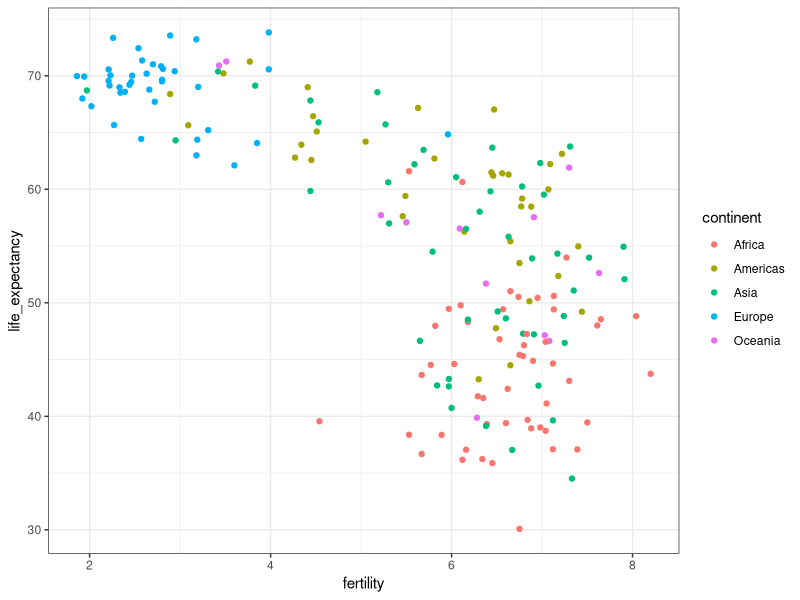
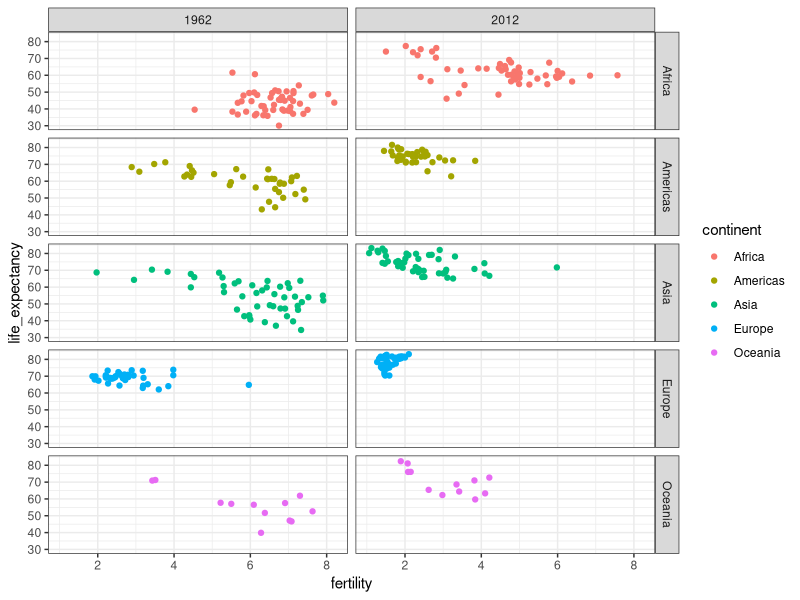
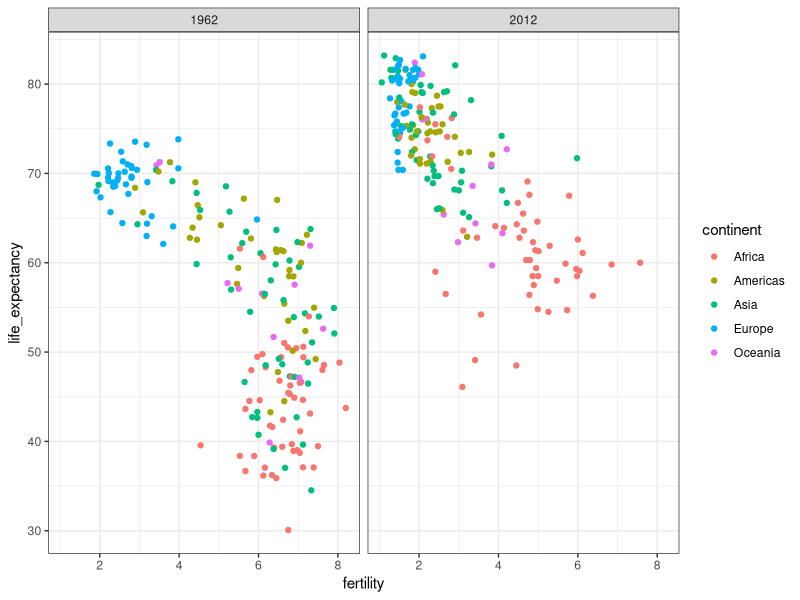
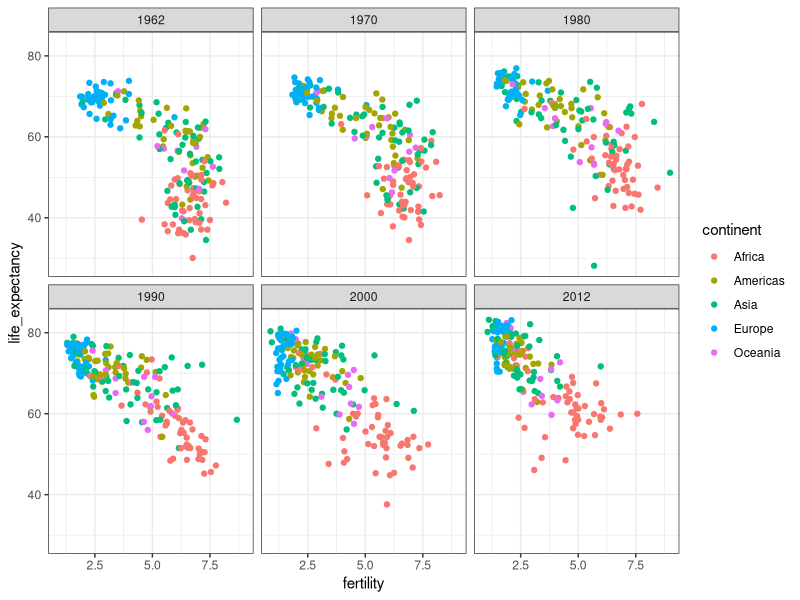
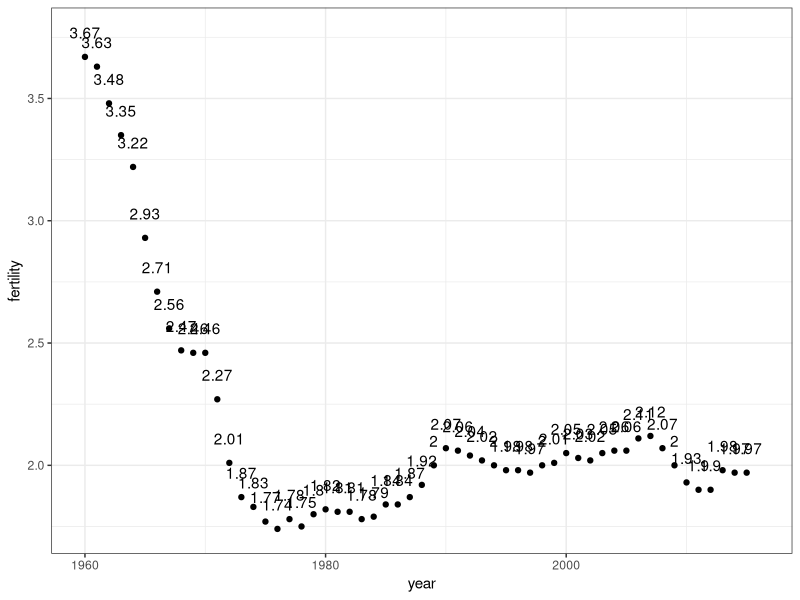
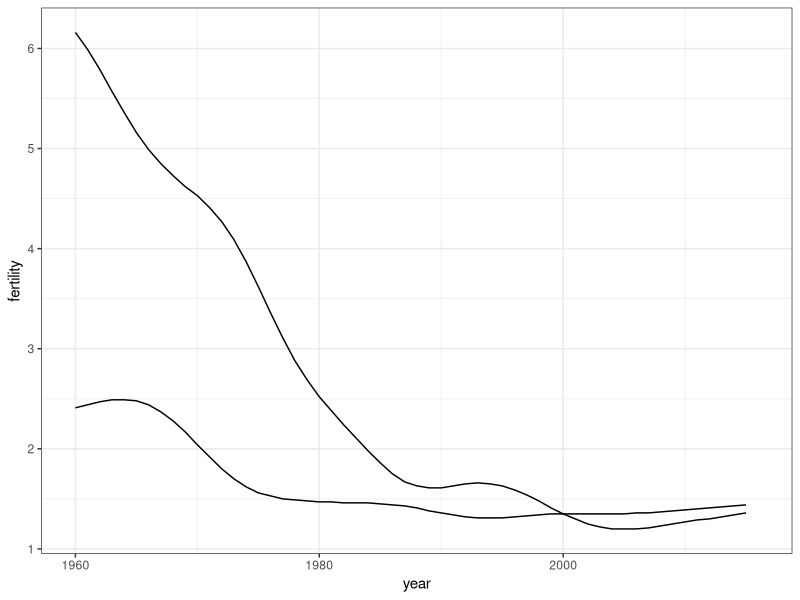
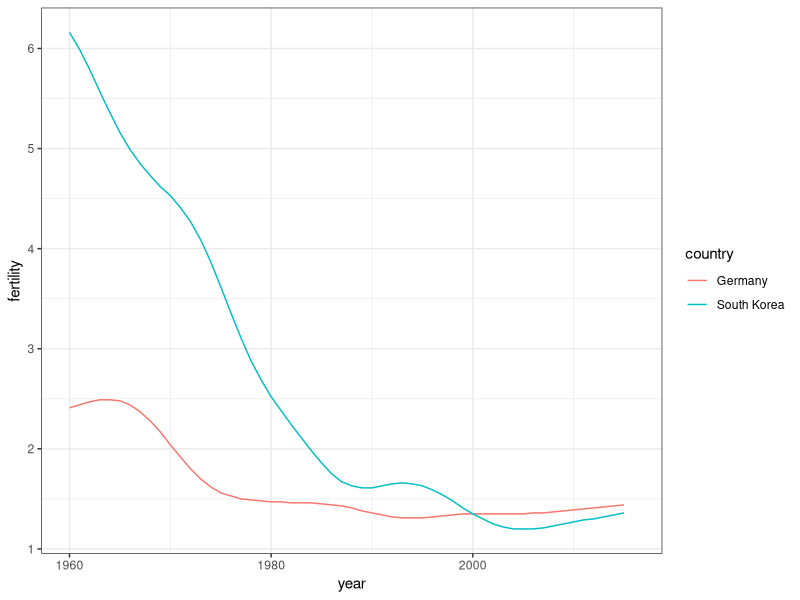
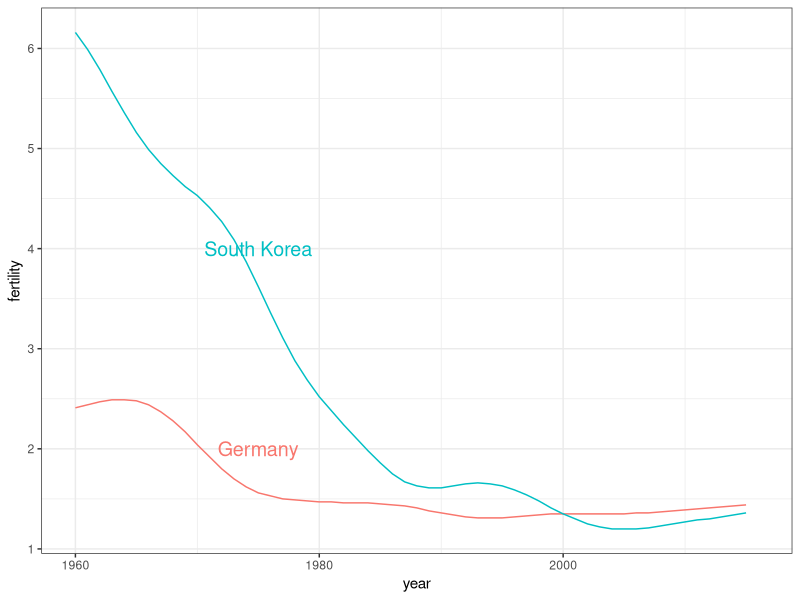

Reproduce these figures in R, in order.

library(dslabs)

data("gapminder")

head(gapminder)

library(ggplot2())

ds_theme_set()

library(tidyverse)

# Plot the fertility vs. life expectency in 1962
filter(gapminder, year== 1962) %>% ggplot(aes(fertility, life_expectancy, color = continent)) + geom_point()


# Use facet to generate this for 1962 and 2012
filter(gapminder, year %in% c(1962, 2012) ) %>% ggplot(aes(fertility, life_expectancy, color = continent)) + geom_point() + 
  facet_grid(continent~year)

# Grid
filter(gapminder, year %in% c(1962, 2012) ) %>% ggplot(aes(fertility, life_expectancy, color = continent)) + geom_point() + 
  facet_grid(.~year)

# Facet Wrap
filter(gapminder, year %in% c(1962, 1970, 1980, 1990, 2000, 2012) ) %>% 
  ggplot(aes(fertility, life_expectancy, color = continent)) + 
  geom_point() + 
  facet_wrap(~year)


############# TIME SERIES PLOTS ####################


view(gapminder)


filter(gapminder, country %in% c("United States") ) %>% ggplot(aes(year, fertility, label = fertility)) + 
  geom_point() + 
  geom_text(nudge_y = 0.1 )

countries <- c("Germany", "South Korea")
filter(gapminder, country %in% countries) %>% ggplot(aes(year, fertility, label = fertility, group = country)) + 
  geom_line()

filter(gapminder, country %in% countries) %>% ggplot(aes(year, fertility, label = fertility, col = country)) + 
  geom_line()

# Create labels for series
labels <- data.frame(country = countries, x = c(1975, 1975), y = c(2, 4) )

filter(gapminder, country %in% countries) %>% ggplot(aes(year, fertility, label = fertility, col = country)) + 
  geom_line() + 
  geom_text( data = labels, aes(x, y, label = country), size = 5 ) + 
  theme( legend.position = "none")


labels <- data.frame(country = countries, x = c(1965, 1975), y = c(72, 60) )

filter(gapminder, country %in% countries) %>% ggplot(aes(year, life_expectancy, col = country, group = country)) + 
  geom_line() +
  geom_text( data = labels, aes(x, y, label = country), size = 5 ) +
  theme( legend.position = "none")


############# TRANSFORMATIONS ####################

gapminder <- gapminder %>% mutate(dollars_per_day = gdp / population / 365)

past_year <- 1970

gapminder %>% filter(year == past_year & !is.na(gdp))  %>%
  ggplot(aes(dollars_per_day)) + 
  geom_histogram(binwidth = 1, col = "black")

# Convert the dollars per day into a log2 for plotting on a log scale
gapminder %>% filter(year == past_year & !is.na(gdp))  %>%
  ggplot(aes( log2(dollars_per_day) ) ) + 
  geom_histogram(binwidth = 1, col = "black")

# Dont convert the value but plot it on a log scale
gapminder %>% filter(year == past_year & !is.na(gdp))  %>%
  ggplot(aes( dollars_per_day ) ) + 
  geom_histogram(binwidth = 1, col = "black") + 
  scale_x_continuous(trans = "log2")


############# BOX PLOTS ####################

gapminder %>% filter(year == past_year & !is.na(gdp))  %>%
  ggplot(aes(region, dollars_per_day ) ) + 
  geom_boxplot()

# Fix the horizontal axis lables
gapminder %>% filter(year == past_year & !is.na(gdp))  %>%
  ggplot(aes(region, dollars_per_day ) ) + 
  geom_boxplot() + 
  theme (axis.text.x = element_text(angle = 90, hjust = 1))


# Order by regions
gapminder %>% filter(year == past_year & !is.na(gdp))  %>%
  mutate(region = reorder(region, dollars_per_day, FUN = median)) %>% 
  ggplot(aes(region, dollars_per_day, fill = continent ) ) + 
  geom_boxplot() + 
  theme (axis.text.x = element_text(angle = 90, hjust = 1))


# Change to log scale
# Order by regions
gapminder %>% filter(year == past_year & !is.na(gdp))  %>%
  mutate(region = reorder(region, dollars_per_day, FUN = median)) %>% 
  ggplot(aes(region, dollars_per_day, fill = continent ) ) + 
  geom_boxplot() + 
  theme (axis.text.x = element_text(angle = 90, hjust = 1))

# change to log scale
gapminder %>% filter(year == past_year & !is.na(gdp))  %>%
  mutate(region = reorder(region, dollars_per_day, FUN = median)) %>% 
  ggplot(aes(region, dollars_per_day, fill = continent ) ) + 
  geom_boxplot() + 
  theme (axis.text.x = element_text(angle = 90, hjust = 1)) + 
  scale_y_continuous(trans = "log2")

# change to log scale
gapminder %>% filter(year == past_year & !is.na(gdp))  %>%
  mutate(region = reorder(region, dollars_per_day, FUN = median)) %>% 
  ggplot(aes(region, dollars_per_day, fill = continent ) ) + 
  geom_boxplot() + 
  theme (axis.text.x = element_text(angle = 90, hjust = 1)) + 
  scale_y_continuous(trans = "log2") + 
  geom_point(show.legend = FALSE)
  
  
  
############# COMPARING DISTRIBUTIONS ####################

west <- c("Western Europe", "Northern Europe", "Southern Europe", "Northern America", "Australia and New Zealand")

gapminder %>% filter(year == past_year & !is.na(gdp))  %>%
  mutate (group = ifelse(region %in% west, "West", "Developing") ) %>%
  ggplot(aes( dollars_per_day ) ) + 
  geom_histogram(binwidth = 1, col = "black") + 
  scale_x_continuous(trans = "log2") + 
  facet_grid(. ~ group)

# Compare aginst past and present

past_year <- 1970
present_year <- 2010

gapminder %>% filter(year %in% c(past_year, present_year) )  %>%
  mutate (group = ifelse(region %in% west, "West", "Developing") ) %>%
  ggplot(aes( dollars_per_day ) ) + 
  geom_histogram(binwidth = 1, col = "black") + 
  scale_x_continuous(trans = "log2") + 
  facet_grid(year ~ group)

# Compare onlt countries that exist in both years
countries1970 <- gapminder %>% filter(year %in% c(past_year) )  %>% .$country
countries2010 <- gapminder %>% filter(year %in% c(present_year) )  %>% .$country

country_list <- intersect(countries1970, countries2010)

gapminder %>% filter(year %in% c(past_year, present_year) & country %in% country_list)  %>%
  mutate (group = ifelse(region %in% west, "West", "Developing") ) %>%
  ggplot(aes( dollars_per_day ) ) + 
  geom_histogram(binwidth = 1, col = "black") + 
  scale_x_continuous(trans = "log2") + 
  facet_grid(year ~ group)

# Plot two box plots
gapminder %>% filter(year %in% c(past_year, present_year) & country %in% country_list)  %>%
  mutate(region = reorder(region, dollars_per_day, FUN = median)) %>% 
  ggplot(aes(region, dollars_per_day, fill = continent ) ) + 
  geom_boxplot() + 
  theme (axis.text.x = element_text(angle = 90, hjust = 1)) + 
  scale_y_continuous(trans = "log2") + 
  geom_point(show.legend = FALSE) + 
  facet_grid(year ~ .)

# Instead of 2 plots, plot two points in the same chart
gapminder %>% filter(year %in% c(past_year, present_year) & country %in% country_list)  %>%
  mutate(region = reorder(region, dollars_per_day, FUN = median)) %>% 
  ggplot(aes(region, dollars_per_day, fill = factor(year) ) ) + 
  geom_boxplot() + 
  theme (axis.text.x = element_text(angle = 90, hjust = 1)) + 
  scale_y_continuous(trans = "log2")  +
  geom_point(show.legend = FALSE)

############# DENSITY PLOTS ####################

# Plot Developing vs. West on a density plot
gapminder %>% filter(year %in% c(past_year, present_year) & country %in% country_list)  %>%
  mutate (group = ifelse(region %in% west, "West", "Developing") ) %>%
  ggplot(aes(x = dollars_per_day, y = ..count.. , fill = group)) + 
  scale_x_continuous(trans = "log2")  +
  geom_density(alpha = 0.2) + 
  facet_grid(year ~ .)

# Smoothen the plot with BW argument
gapminder %>% filter(year %in% c(past_year, present_year) & country %in% country_list)  %>%
  mutate (group = ifelse(region %in% west, "West", "Developing") ) %>%
  ggplot(aes(x = dollars_per_day, y = ..count.. , fill = group)) + 
  scale_x_continuous(trans = "log2")  +
  geom_density(alpha = 0.2, bw = 0.75) + 
  facet_grid(year ~ .)

# gROUP data to confirm its asian countries that moving

gapminder %>% filter(year %in% c(past_year, present_year) & country %in% country_list)  %>%
  mutate (group = factor(case_when (
      .$region %in% west ~ "West", 
      .$region %in% c("Eastern Asia", "South-Eastern Asia") ~ "East Asia", 
      .$region %in% c("Carrebean", "Central America", "South America") ~ "Latin America", 
      .$continent == "Africa" & .$region != "Northern Africa" ~ "Sub Saharan Africa", 
      TRUE ~ "Others"
    )
  )) %>%
  ggplot(aes(x = dollars_per_day, y = ..count.. , fill = group)) + 
  scale_x_continuous(trans = "log2")  +
  geom_density(alpha = 0.2, bw = 0.75) + 
  facet_grid(year ~ .)

# Stack the above plot

gapminder %>% filter(year %in% c(past_year, present_year) & country %in% country_list)  %>%
  mutate (group = factor(case_when (
    .$region %in% west ~ "West", 
    .$region %in% c("Eastern Asia", "South-Eastern Asia") ~ "East Asia", 
    .$region %in% c("Carrebean", "Central America", "South America") ~ "Latin America", 
    .$continent == "Africa" & .$region != "Northern Africa" ~ "Sub Saharan Africa", 
    TRUE ~ "Others"
  )
  )) %>%
  ggplot(aes(x = dollars_per_day, y = ..count.. , fill = group)) + 
  scale_x_continuous(trans = "log2")  +
  geom_density(alpha = 0.2, bw = 0.75, position = "stack") + 
  facet_grid(year ~ .)

############# ECOLOGICAL FALLACY ####################


############# ASSIGNMENTS ####################

# Using ggplot and the points layer, 
## create a scatter plot of life expectancy versus fertility for the African continent in 2012.
library(dplyr)
library(ggplot2)
library(dslabs)
data(gapminder)
## fill out the missing parts in filter and aes
gapminder %>% filter( continent == "Africa" & year == 2012) %>%
  ggplot(aes( fertility, life_expectancy)) +
  geom_point()

# Remake the plot from the previous exercises but this time use color to dinstinguish the different regions of Africa to see if this explains the clusters. Remember that you can explore the gapminder data to see how the regions of Africa are labeled in the dataframe!
  
  
library(dplyr)
library(ggplot2)
library(dslabs)
data(gapminder)
gapminder %>% filter( continent == "Africa" & year == 2012) %>%
  ggplot(aes( fertility, life_expectancy, color = region)) +
  geom_point()

# Create a table showing the country and region for the African countries (use select) 
## that in 2012 had fertility rates of 3 or less and life expectancies of at least 70.

df <- gapminder %>% filter( continent == "Africa" & year == 2012 & fertility <= 3 & life_expectancy >= 70) %>% 
  select(country, region)

# Exercise 4. Life expectancy and the Vietnam War - part 1
# Use filter to create a table with data for the years from 1960 to 2010 in Vietnam and the United States.
tab <- gapminder %>% filter( year %in% c(1960:2010), country %in% c("Vietnam", "United States"))

# Use geom_line to plot life expectancy vs year for Vietnam and the United States.
## Use color to distinguish the two countries.

tab %>% ggplot(aes(year, life_expectancy, color = country)) + 
  geom_line()

# Exercise 6. Life expectancy in Cambodia
## Use a single line of code to create a time series plot from 1960 to 2010 of life expectancy vs year for Cambodia.
gapminder %>% filter( year %in% c(1960:2010), country %in% c("Cambodia")) %>% 
  ggplot(aes(year, life_expectancy, color = country)) + 
  geom_line()

# Exercise 7. Dollars per day - part 1
# Now we are going to calculate and plot dollars per day for African countries in 2010 using GDP data.

# Use mutate to create a dollars_per_day variable, which is defined as gdp/population/365.
# Create the dollars_per_day variable for African countries for the year 2010.
# Remove any NA values.

daydollars <- gapminder %>% filter( year == 2010 & continent == "Africa") %>% 
  mutate(dollars_per_day = gdp / population / 365) %>% filter(! is.na(dollars_per_day))

# Create a smooth density plot of dollars per day from daydollars.
# Use a log (base 2) scale for the x axis.

daydollars %>% ggplot(aes(dollars_per_day)) +
  scale_x_continuous(trans = "log2")  +
  geom_density()
  

# Create the dollars_per_day variable as in Exercise 7, 
## but for African countries in the years 1970 and 2010 this time.
### Make sure you remove any NA values.

# Create a smooth density plot of dollars per day for 1970 and 2010 using a log (base 2) scale for the x axis.
# Use facet_grid to show a different density plot for 1970 and 2010.

gapminder %>% filter( year %in% c(2010, 1970) & continent == "Africa") %>% 
  mutate(dollars_per_day = gdp / population / 365) %>% filter(! is.na(dollars_per_day)) %>%
  ggplot(aes(dollars_per_day)) +
  scale_x_continuous(trans = "log2")  +
  geom_density() + 
  facet_grid(. ~ year)

# Make sure the densities are smooth by using bw = 0.5.
# Use the fill and position arguments where appropriate to create the stacked histograms of each region.

gapminder %>% filter( year %in% c(2010, 1970) & continent == "Africa") %>% 
  mutate(dollars_per_day = gdp / population / 365) %>% filter(! is.na(dollars_per_day)) %>%
  ggplot(aes(dollars_per_day, fill = region)) +
  scale_x_continuous(trans = "log2")  +
  geom_density(bw = 0.5, position = "stack") + 
  facet_grid(. ~ year)

# Exercise 11. Infant mortality scatter plot - part 1
# Generate dollars_per_day using mutate and filter for the year 2010 for African countries.
# Remember to remove NA values.
# Store the mutated dataset in gapminder_Africa_2010.
# Make a scatter plot of infant_mortaility versus dollars_per_day for countries in the African continent.
# Use color to denote the different regions of Africa.

gapminder_Africa_2010 <- gapminder %>% filter( year == 2010 & continent == "Africa") %>% 
  mutate(dollars_per_day = gdp / population / 365) %>% filter(! is.na(dollars_per_day))

gapminder_Africa_2010 %>% ggplot(aes(x = dollars_per_day, y = infant_mortality, color = region)) + 
  geom_point()

# Transform the x axis to be in the log (base 2) scale.
gapminder_Africa_2010 %>% ggplot(aes(x = dollars_per_day, y = infant_mortality, color = region)) + 
  geom_point() + 
  scale_x_continuous(trans = "log2")

# Add a layer to display country names instead of points.
gapminder_Africa_2010 %>% ggplot(aes(x = dollars_per_day, y = infant_mortality, color = region, label = country)) + 
  scale_x_continuous(trans = "log2") + 
  geom_text()

# Generate dollars_per_day using mutate and filter for the years 1970 and 2010 for African countries.
# Remember to remove NA values.
# As in the previous exercise, make a scatter plot of infant_mortaility versus dollars_per_day for countries in the African continent.
# As in the previous exercise, use color to denote the different regions of Africa.
# As in the previous exercise, transform the x axis to be in the log (base 2) scale.
# As in the previous exercise, add a layer to display country names instead of points.
# Use facet_grid to show different plots for 1970 and 2010.

gapminder_Africa_1970_2010 <- gapminder %>% filter( year %in% c(1970, 2010) & continent == "Africa") %>% 
  mutate(dollars_per_day = gdp / population / 365) %>% 
  filter(! is.na(dollars_per_day) & ! is.na(infant_mortality) )

gapminder_Africa_1970_2010 %>% ggplot(aes(x = dollars_per_day, y = infant_mortality, color = region, label = country)) + 
  scale_x_continuous(trans = "log2") + 
  geom_text() + 
  facet_grid(. ~ year)
